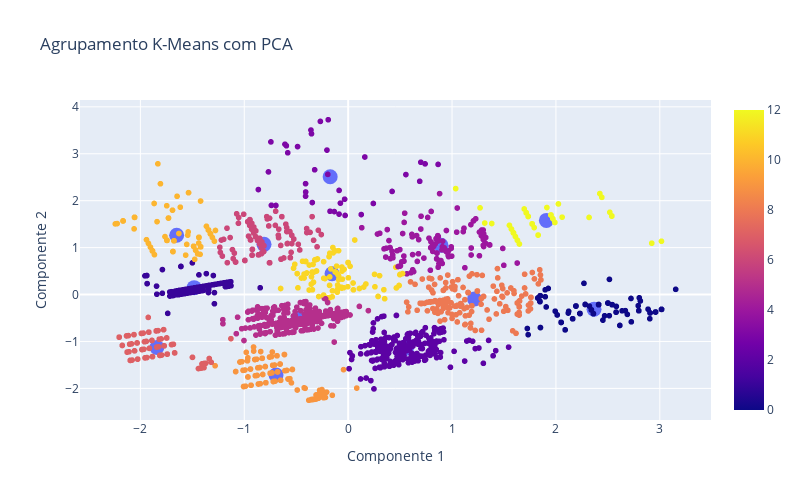

Notebook code cell kept with this figure:
### Markdown cell above
<span style="font-family: 'Trebuchet MS', sans-serif;">

##### Gráfico de dispersão
</span>

### Code cell
graf1 = px.scatter(
    x = df2_pca[:, 0], y = df2_pca[:, 1], color = classificacao3
)
graf2 = px.scatter(
    x = centroides[:, 0], y = centroides[:, 1]
)
graf2.update_traces(marker=dict(size=15))
graf3 = go.Figure(data = graf1.data + graf2.data)
graf3.update_layout(
    width=800, height=500,
    title_text='Agrupamento K-Means com PCA',
    xaxis_title='Componente 1',
    yaxis_title='Componente 2'
)
graf3.show()

### Figure 1 — Plotly figure (JSON) as saved in the notebook; plotly's stock layout.template omitted (floating-point values rounded to 4 significant figures; data arrays with more than 128 entries replaced by an {"elided": "..."} marker saying what was removed)
{"data": [{"hovertemplate": "x=%{x}<br>y=%{y}<br>color=%{marker.color}<extra></extra>", "legendgroup": "", "marker": {"color": {"elided": "2000 int values"}, "coloraxis": "coloraxis", "symbol": "circle"}, "mode": "markers", "name": "", "showlegend": false, "type": "scattergl", "x": {"elided": "2000 float values"}, "xaxis": "x", "y": {"elided": "2000 float values"}, "yaxis": "y"}, {"hovertemplate": "x=%{x}<br>y=%{y}<extra></extra>", "legendgroup": "", "marker": {"color": "#636efa", "size": 15, "symbol": "circle"}, "mode": "markers", "name": "", "orientation": "v", "showlegend": false, "type": "scatter", "x": [2.367, -1.482, 0.5618, -0.1731, 0.8941, -0.4832, -0.81, -1.841, 1.216, -0.6943, -1.651, -0.1551, 1.908], "xaxis": "x", "y": [-0.3122, 0.147, -1.144, 2.51, 1.048, -0.5215, 1.07, -1.128, -0.09429, -1.714, 1.262, 0.4431, 1.58], "yaxis": "y"}], "layout": {"height": 500, "title": {"text": "Agrupamento K-Means com PCA"}, "width": 800, "xaxis": {"title": {"text": "Componente 1"}}, "yaxis": {"title": {"text": "Componente 2"}}}}
